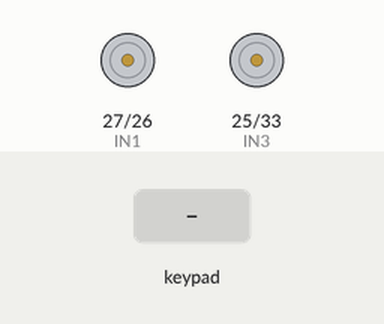
Bench run of a sketch on a simulated ESP32. Shown: motor-driver pin pairs drawn as motors (green arrow = first pin HIGH = forward, orange = second pin HIGH = backward, longer = more drive, scaled by the enable pin). The test bench sets the inputs (shaded band). What the sketch prints to the serial monitor is not drawn.

Above: at 1.2 s.
1.3 s: key 'U' pressed
At 1.5 s:
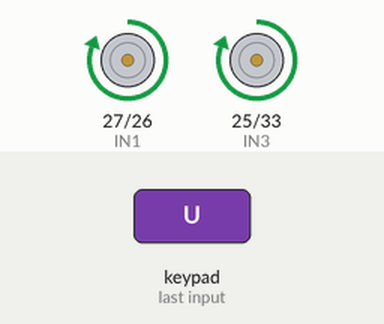
3.2 s: key 'D' pressed
At 3.4 s:
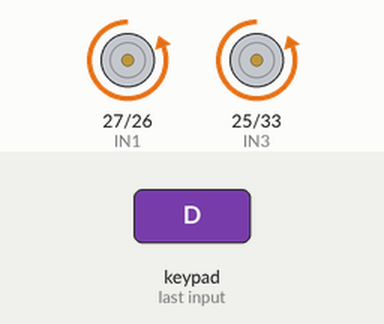
5.1 s: key 'L' pressed
At 5.3 s:
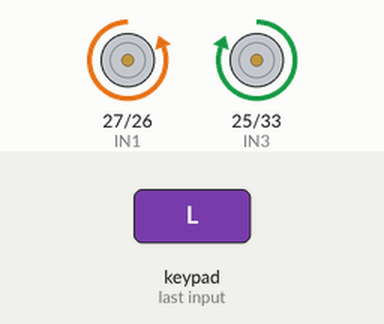
7.0 s: key 'R' pressed
At 7.2 s:
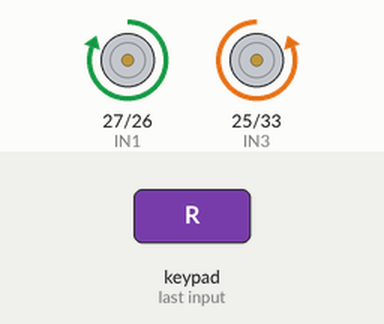
Timing chart, 0 to 9.9 s (numbered marks = the images above; inputs shaded):
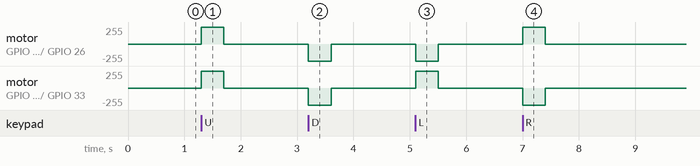

Measured:
- after the input at 1.3 s, motor on GPIO 27 (IN1) / GPIO 26 (IN2), motor on GPIO 25 (IN3) / GPIO 33 (IN4): stopped → forward 255/255 at once, → stopped 0.40 s later
- after the input at 3.2 s, motor on GPIO 27 (IN1) / GPIO 26 (IN2), motor on GPIO 25 (IN3) / GPIO 33 (IN4): stopped → backward 255/255 at once, → stopped 0.40 s later
- after the input at 5.1 s, motor on GPIO 27 (IN1) / GPIO 26 (IN2): stopped → backward 255/255 at once, → stopped 0.40 s later; motor on GPIO 25 (IN3) / GPIO 33 (IN4): stopped → forward 255/255 at once, → stopped 0.40 s later
- after the input at 7.0 s, motor on GPIO 27 (IN1) / GPIO 26 (IN2): stopped → forward 255/255 at once, → stopped 0.40 s later; motor on GPIO 25 (IN3) / GPIO 33 (IN4): stopped → backward 255/255 at once, → stopped 0.40 s later

The sketch:

robocar_esp32_bluetooth.ino
```cpp
/*
  ESP32 Robo-Soccer Car — Bluetooth LE version (Dabble app joystick)
  ------------------------------------------------------------------
  Differential drive (2 DC motors via L298N) + caster wheel.
  Control: Android phone running the free "Dabble" app (STEMpedia),
  using its Gamepad module in Joystick mode, over BLE.

  WHY BLE INSTEAD OF WIFI:
  BLE draws far less current than WiFi (no access point, no web
  server, no continuous TCP traffic) which reduces the chance of
  brownout resets on a marginal power supply. Still use a proper
  dedicated 5V regulator + decoupling capacitor for the ESP32 -
  BLE reduces the trigger, it doesn't replace clean power delivery.

  LIBRARY NEEDED (install via Arduino Library Manager):
    Search "Dabble" -> install "DabbleESP32" by STEMpedia

  ANDROID APP:
    Install "Dabble" from the Play Store (STEMpedia).
    Open it, tap "Gamepad", switch to Joystick mode (icon top-right),
    and pair with the Bluetooth name set below in Dabble.begin().

  WIRING (same as before):
    L298N ENA -> GPIO 14   (left motor PWM)
    L298N IN1 -> GPIO 27
    L298N IN2 -> GPIO 26
    L298N IN3 -> GPIO 25
    L298N IN4 -> GPIO 33
    L298N ENB -> GPIO 32   (right motor PWM)
    L298N GND -> ESP32 GND (COMMON GROUND - required)
    ESP32 powered from a separate 5V buck converter with a decoupling
    capacitor (100-470uF) across 5V/GND, NOT the L298N's onboard
    regulator.
*/

#define CUSTOM_SETTINGS
#define INCLUDE_GAMEPAD_MODULE
#include <DabbleESP32.h>

// ---------- Motor pins ----------
#define ENA 14   // left motor PWM (enable)
#define IN1 27   // left motor direction
#define IN2 26
#define IN3 25   // right motor direction
#define IN4 33
#define ENB 32   // right motor PWM (enable)

// PWM (LEDC) config
const int PWM_FREQ = 5000;
const int PWM_RES  = 8;      // 8-bit -> 0-255
const int LEFT_CH   = 0;
const int RIGHT_CH  = 1;

// Minimum PWM to actually overcome motor static friction (tune this!)
const int MIN_PWM = 60;

// ---------------- Motor control ----------------
void setLeftMotor(int speed) {           // speed: -255..255
  speed = constrain(speed, -255, 255);
  digitalWrite(IN1, speed >= 0 ? HIGH : LOW);
  digitalWrite(IN2, speed >= 0 ? LOW  : HIGH);
  int pwm = abs(speed);
  if (pwm > 0 && pwm < MIN_PWM) pwm = MIN_PWM;
  ledcWrite(LEFT_CH, pwm);
}

void setRightMotor(int speed) {          // speed: -255..255
  speed = constrain(speed, -255, 255);
  digitalWrite(IN3, speed >= 0 ? HIGH : LOW);
  digitalWrite(IN4, speed >= 0 ? LOW  : HIGH);
  int pwm = abs(speed);
  if (pwm > 0 && pwm < MIN_PWM) pwm = MIN_PWM;
  ledcWrite(RIGHT_CH, pwm);
}

void stopMotors() {
  ledcWrite(LEFT_CH, 0);
  ledcWrite(RIGHT_CH, 0);
}

// Arcade-style mixing: x,y in range -1.0 .. 1.0
void drive(float x, float y) {
  int fwd  = y * 255;
  int turn = x * 255;
  int left  = constrain(fwd + turn, -255, 255);
  int right = constrain(fwd - turn, -255, 255);
  setLeftMotor(left);
  setRightMotor(right);
}

void setup() {
  Serial.begin(115200);

  pinMode(IN1, OUTPUT); pinMode(IN2, OUTPUT);
  pinMode(IN3, OUTPUT); pinMode(IN4, OUTPUT);

  ledcSetup(LEFT_CH, PWM_FREQ, PWM_RES);
  ledcAttachPin(ENA, LEFT_CH);
  ledcSetup(RIGHT_CH, PWM_FREQ, PWM_RES);
  ledcAttachPin(ENB, RIGHT_CH);

  stopMotors();

  Dabble.begin("RoboSoccerCar");   // this is the Bluetooth name you'll see in the Dabble app
  Serial.println("Waiting for Dabble app to connect over Bluetooth...");
}

void loop() {
  Dabble.processInput();   // must be called every loop to refresh joystick data

  // Dabble's joystick reports -7..7 on each axis, 0 at center.
  float x = GamePad.getXaxisData() / 7.0;
  float y = GamePad.getYaxisData() / 7.0;

  drive(x, y);
  // If the phone disconnects, GamePad values fall back to 0, so the
  // car naturally stops - no extra failsafe timer needed here.
}
```
